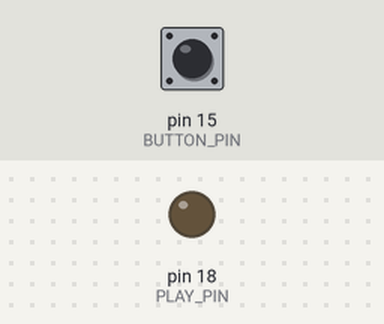
A sketch run on a simulated Arduino Uno, built with avr-gcc and run on an emulated ATmega328P. Shown: output pins drawn as LEDs (lit = HIGH). Inputs (shaded band) come from the test bench; at power-on: pin 15 (BUTTON_PIN) HIGH. What the sketch prints to the serial monitor is not drawn.

Above: at 1.2 s.
1.3 s: pin 15 (BUTTON_PIN) pulled LOW for 0.15 s
At 2.1 s:
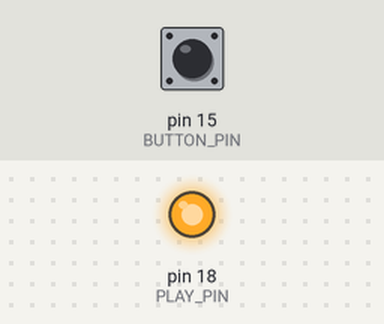
Timing chart, 0 to 4.3 s (numbered marks = the images above; inputs shaded):
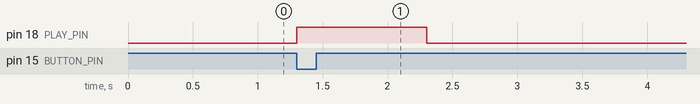

The sketch:

main.ino
```cpp
const int PLAY_PIN = 18;        //signal pin to audio module
const int BUTTON_PIN = 15;      //Story Trigger button

void setup() {
  pinMode(PLAY_PIN, OUTPUT);    //
  pinMode(BUTTON_PIN, INPUT_PULLUP);

  digitalWrite(PLAY_PIN, LOW);

  Serial.begin(115200);
  Serial.println("Dastaan Box Ready 🪆 ");
}

void loop() {

  if (digitalRead(BUTTON_PIN) == LOW) {

    Serial.println("Button Pressed - Playing Story....");

    digitalWrite(PLAY_PIN, HIGH);
    delay(1000);      // trigger PLAYE - trigger pulse to audio module

    digitalWrite(PLAY_PIN, LOW);
    //Wait for button release before listening again
    while (digitalRead(BUTTON_PIN) == LOW) {
      delay(10);      // wait for button release
    }

    delay(500);        //debounce
  }
}
```

Measured:
- after the input at 1.3 s, pin 18 (PLAY_PIN): LOW → HIGH at once, → LOW 1.0 s later
